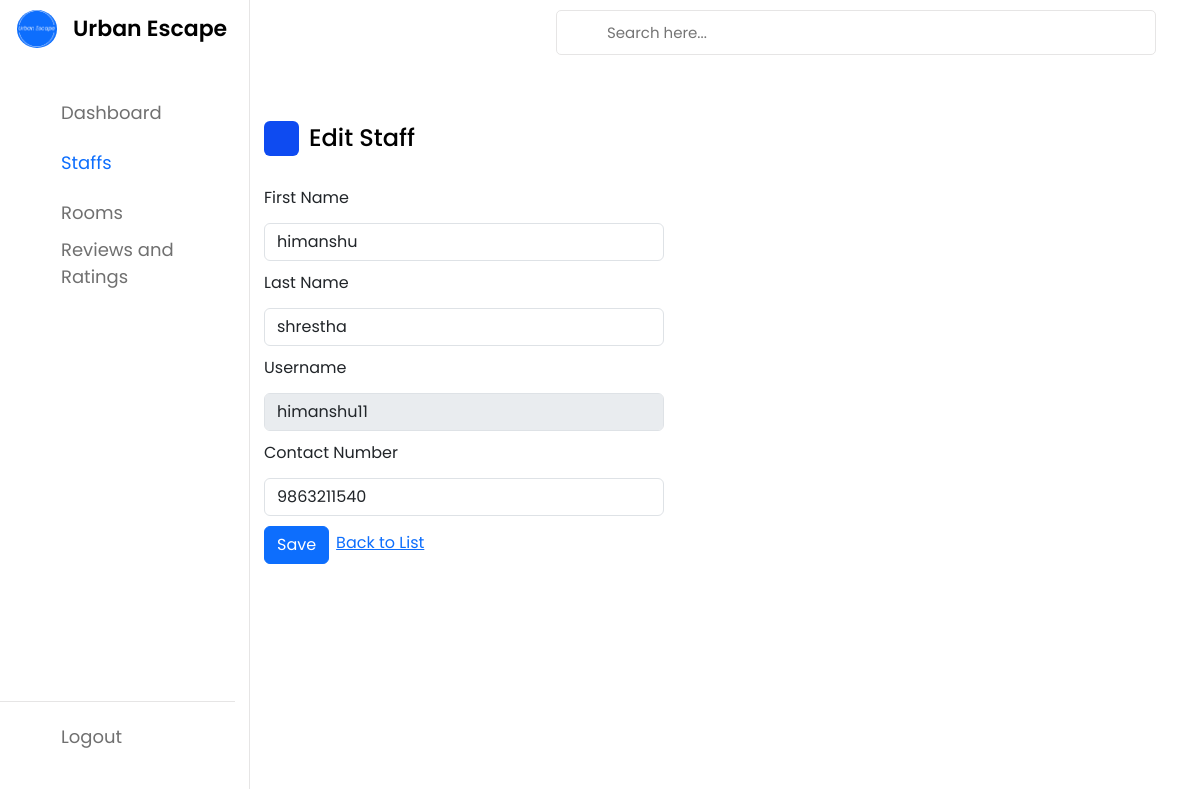
The page /edit-staff/13/ on the database as committed earlier.
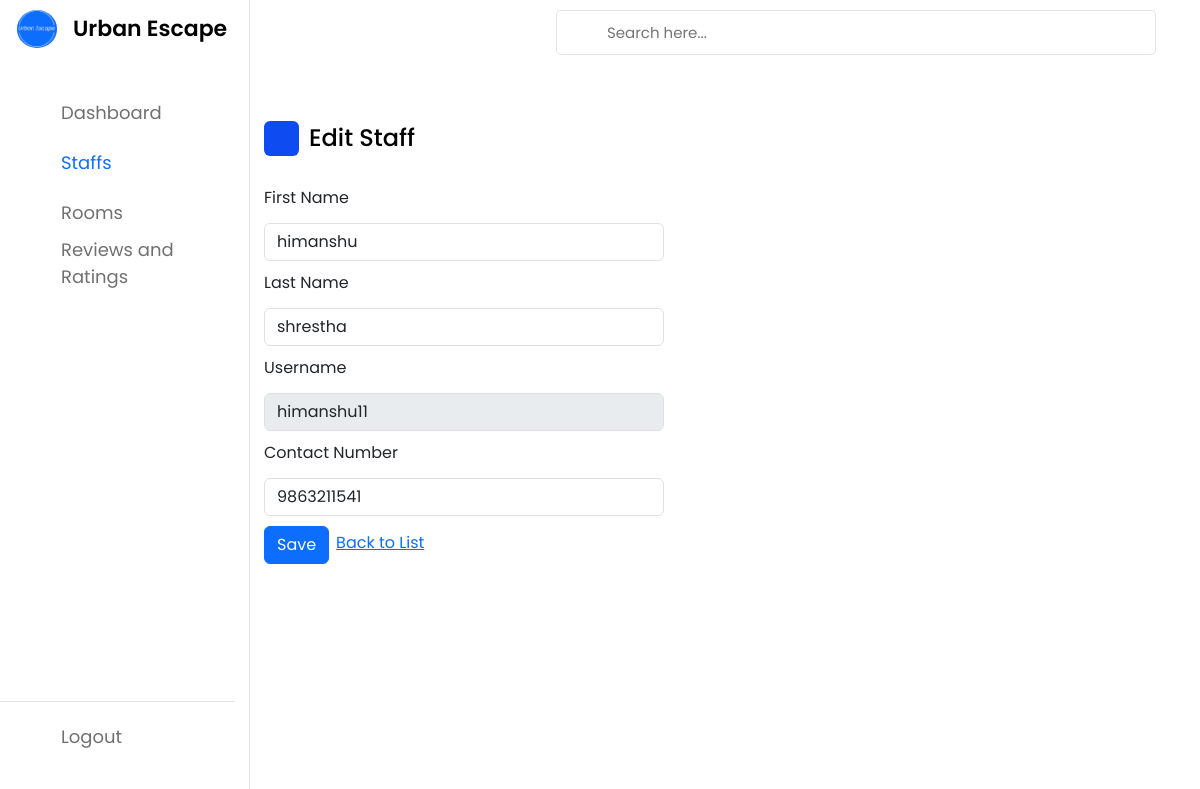
The same page on the database as committed later.
### authentication/models.py (models this page shows, shortened)
class CustomUser(AbstractUser):
    contact_number = models.CharField(max_length=10)
    is_staff = models.BooleanField(default=False)
    email_token = models.CharField(max_length=200, blank=True, null=True)
    is_verified = models.BooleanField(default=False)
    password_reset_token = models.CharField(max_length=200, blank=True, null=True)

### dashboard/views.py (the view)
# urls.py: path('edit-staff/<id>/', views.EditStaff, name='edit-staff'),
@csrf_exempt
def EditStaff(request, id):
    staff_member = CustomUser.objects.get(pk=id)
    if request.method == "POST":
        data = json.loads(request.body)
        new_contact = data.get('contact')
        errors = {}
        if new_contact and new_contact != staff_member.contact_number:
            if CustomUser.objects.filter(contact_number=new_contact).exists():
                errors['contact'] = "The contact number is already in use. Please choose a different contact number."
            elif len(str(new_contact)) != 10:
                errors['contact'] = "The contact number should be exactly 10 digits."
        if errors:
            return JsonResponse(errors)
        staff_member.first_name = data.get('first_name')
        staff_member.last_name = data.get('last_name')
        staff_member.contact_number = new_contact
        staff_member.save()
        return JsonResponse({'success': "Saved successfully!"})
    else:
        context = {'staff_member': staff_member}
        return render(request, 'dashboard/edit-staff.html', context)

### dashboard/templates/dashboard/edit-staff.html (shortened to what this page needs)
{% load static %}
<!DOCTYPE html>
<html lang="en">
<head>
    <link href="https://cdn.jsdelivr.net/npm/bootstrap@5.3.3/dist/css/bootstrap.min.css" rel="stylesheet"
 />
    <link rel="stylesheet" href="{% static 'dashboard/styles/dashboard.css' %}">
    <link rel="stylesheet" href="https://unicons.iconscout.com/release/v4.0.0/css/line.css">
</head>
<body>
    <nav>
        <div class="logo-name">
            <div class="logo-image">
                <img src="{% static 'dashboard/images/logo.png' %}" alt="">
            </div>
            <span class="logo_name" style=>Urban Escape</span>
        </div>
        <div class="menu-items" style="margin-left: -30px;">
            <ul class="nav-links">
                <li><a href="/admin-dashboard">
                        <i class="uil uil-calendar-alt"></i>
                        <span class="link-name">Dashboard</span>
                    </a></li>
                <li><a href="/staffs">
                        <i class="uil uil-credit-card" style="color: #0d6efd;"></i>
                        <span class="link-name" style="color: #0d6efd;">Staffs</span>
                    </a></li>
                <li><a href="/rooms">
                        <i class="uil uil-comments"></i>
                        <span class="link-name">Rooms</span>
                    </a></li>
                <li><a href="/admin-reviews-ratings">
                        <i class="uil uil-user-circle"></i>
                        <span class="link-name">Reviews and Ratings</span>
                    </a></li>
            </ul>
            <ul class="logout-mode">
                <li><a href="#">
                        <i class="uil uil-signout"></i>
                        <span class="link-name">Logout</span>
                    </a></li>
                <li class="mode">
                    <div class="mode-toggle">
                    </div>
                </li>
            </ul>
        </div>
    </nav>
    <section class="dashboard">
        <div class="top">
            <div class="search-box">
                <input type="text" placeholder="Search here...">
            </div>
        </div>
        <div class="dash-content">
            <div class="overview">
                <div class="title">
                    <i class="uil uil-tachometer-fast-alt"></i>
                    <span class="text">Edit Staff</span>
                </div>
                <form id="editStaffForm">
                    <div class="form-group">
                        <label for="fname" class="form-label">First Name</label>
                        <input type="text" name="first_name" id="fname" class="form-control"
                            value="{{staff_member.first_name}}" required>
                    </div>
                    <div class="form-group">
                        <label for="lname" class="form-label">Last Name</label>
                        <input type="text" name="last_name" id="lname" class="form-control"
                            value="{{staff_member.last_name}}" required>
                    </div>
                    <div class="form-group">
                        <label for="username" class="form-label">Username</label>
                        <input type="text" name="username" id="username" class="form-control"
                            value="{{staff_member.username}}" readonly>
                    </div>
                    <div class="form-group">
                        <label for="contact" class="form-label">Contact Number</label>
                        <input type="tel" name="contact" id="contact" class="form-control"
                            value="{{staff_member.contact_number}}" required>
                    </div>
                    <div class="buttons" style="display: flex;">
                        <button id="saveBtn" class="btn btn-primary">Save</button>
                        <a style="margin-left: 7px; margin-top: 5px;" href="/staffs">Back to List</a>
                    </div>
                </form>
            </div>
    </section>
</body>
</html>

Rows that differ between the two databases and show on the page:
changed CustomUser "himanshu": contact "9863211540" → "9863211541"
